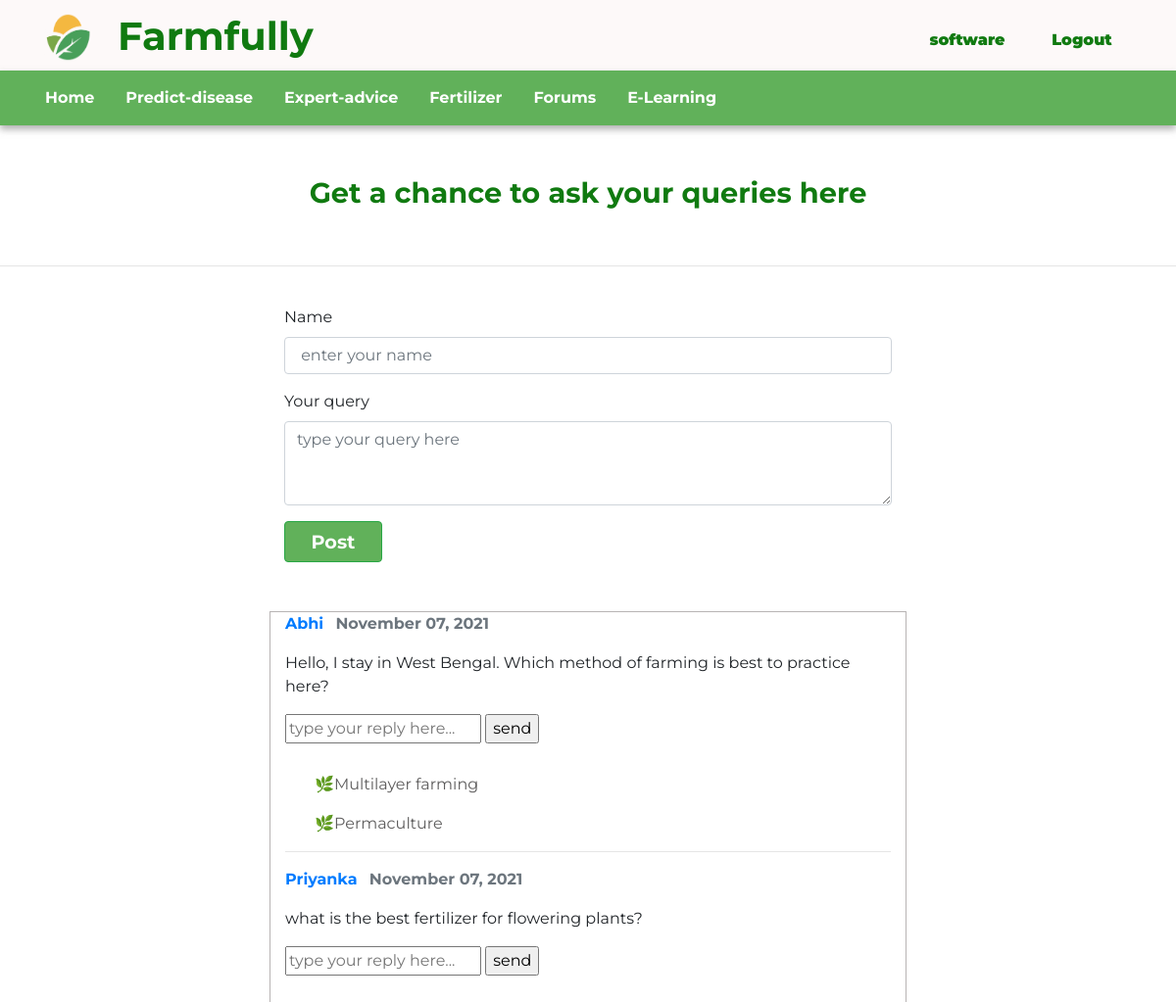
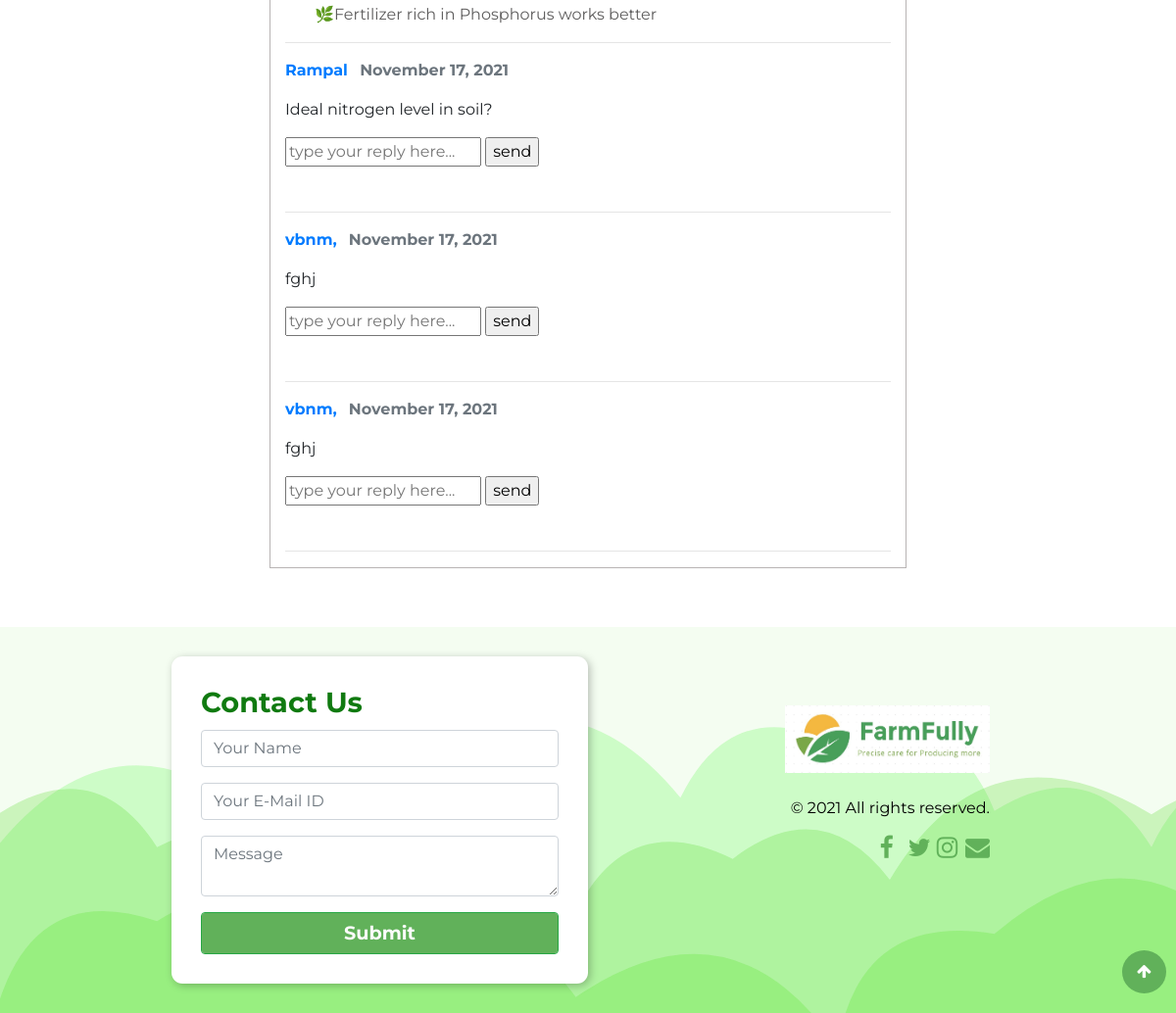
/forums/ (signed in), run on the app's committed database (2 pictures, top to bottom).
### interface/models.py (models this page shows)
class Forum_query(models.Model):
    username=models.CharField(max_length=50)
    query=models.TextField()
    date_posted=models.DateTimeField(default=timezone.now)
    query_id=models.TextField(default="0000000000")

class Reply(models.Model):
    reply=models.TextField()
    reply_id=models.TextField(default="0000000000")

### interface/views.py (the view, shortened to what this page needs)
# urls.py: path('forums/', views.forums,name='Forums'),
@login_required(login_url= 'login')
def forums(request):
    context={
        'queries' : Forum_query.objects.all() ,   #accessing all the queries from the database
        'replies':Reply.objects.all(),
        'title':'Forums'
    }
    return render(request, 'forum.html', context)

### interface/templates/forum.html (shortened to what this page needs)
{% extends 'layout.html' %}
{% load static %}
{% block body %}
<section>
	<h2 class="forum-head">Get a chance to ask your queries here</h2>
	<hr>
	<div class="container forum_body" style="margin-top: 40px;align-items: center;">
		<form action="" method="POST">
			<div class="form-group">
				<label for="name">Name</label>
				<input type="text" class="form-control" id="username" name="username" placeholder=" enter your name" required>
			</div>
			<div class="form-group">
				<label for="query">Your query</label>
				<textarea class="form-control" id="query" name="query" rows="3"
					placeholder="type your query here" required></textarea>
			</div>
			<button type="submit" class="btn btn-success">Post</button>
		</form>
	</div>
	<div class="container forum_body" style="margin-top: 50px;align-items: center;border: 1px solid rgb(184, 180, 180);">
		{% for q in queries %}
				<p><b><a class="mr-2" href="#">{{ q.username }}</a></b> <strong class="text-muted">{{ q.date_posted|date:"F d, Y" }}</strong> </p>
				<p>{{ q.query }}</p>
				<form action="" method="POST">
					<input type="text" name="reply" placeholder="type your reply here..." required>
					<input type="submit" value="send">
				</form>
				{% for r in replies %}
					{% if r.reply_id ==  q.query_id  %}
						<p class="reply_content">&#127807;{{ r.reply }}</p>
					{% endif %}
				{% endfor %}
				<hr>
		{% endfor %}
	</div>
</section>
</html>
{% endblock %}

### interface/templates/layout.html (shortened to what this page needs)
{% load static %}
<!DOCTYPE html>
<html lang="en">
<head>
    <link rel="stylesheet" href="https://stackpath.bootstrapcdn.com/bootstrap/4.3.1/css/bootstrap.min.css"
>
    <link rel="stylesheet" href="https://cdn.jsdelivr.net/npm/bootstrap@4.5.3/dist/css/bootstrap.min.css"
>
    <link href="https://maxcdn.bootstrapcdn.com/font-awesome/4.7.0/css/font-awesome.min.css" rel="stylesheet"
        type="text/css">
<body>
    <button onclick="topFunction()" id="myBtn" title="Go to top"><span class="fa fa-arrow-up"></span></button>
    <nav class="navbar  navbar-expand-lg container-fluid navbar-dark bg-dark fixed-top " id="navbar">
        <div class="container ">
            <a class="navbar-brand" href="{% url 'Farmfully-home' %}">
                <img src="{% static 'images/logo.png' %}" class="logo" alt="logo" align=left>
                <h1 class="logo-head" id="heading">Farmfully</h1>
            </a>
            {% if user.is_authenticated %}
            <ul class="navbar-nav nn ml-auto">
                <li class="nav-item active">
                    <a class="nav-link">
                        <button class="logged-nav" id="login" style=" pointer-events: none;">{{ user.username }}</button>
                    </a>
                </li>
                <li class="nav-item active">
                    <a class="nav-link" href="{% url 'logout' %}">
                             <button class="logged-nav" id="login" >Logout</button>
                    </a>
                </li>
            </ul>
            {% endif %}
        </div>
    </nav>
    <nav class="navbar navbar-expand-lg container-fluid navbar-dark bg-dark fixed-top nd" id="navbar2">
        <div class="container">
            <div class="collapse navbar-collapse " id="navbarResponsive">
                <ul class=" links navbar-nav mr-auto">
                    <li class="nav-item active">
                        <a class="nav-link" href="{% url 'Farmfully-home' %}">Home
                        </a>
                    </li>
                    <li>
                        <a class="nav-link" href="{% url 'Predict-Disease' %}">Predict-disease
                        </a>
                    </li>
                    <li>
                        <a class="nav-link" href="{% url 'expert-advice' %}">Expert-advice
                        </a>
                    </li>
                    <li>
                        <a class="nav-link" href="{% url 'Fertilizer' %}">Fertilizer
                        </a>
                    </li>
                    <li>
                        <a class="nav-link" href="{% url 'Forums' %}">Forums
                        </a>
                    </li>
                    <li>
                        <a class="nav-link" href="{% url 'E-learning' %}">E-Learning
                        </a>
                    </li>
                </ul>
            </div>
        </div>
    </nav>
    {% block body %} {% endblock %}
    <footer>
        <div class=" foot-container " id="footer-contact">
            <div class="foot">
                <div class="row">
                    <div class=" col-lg-6 contact">
                        <h2 class="contact-text">Contact Us
                        </h2><br>
                        <form action="..#footer-contact" method="post">
                            <div class="form-group">
                                <input class="form-control" id="name" type="text" name="name" placeholder="Your Name"
                                    required style="margin-top: 10px;">
                            </div>
                            <div class="form-group">
                                <input class="form-control" id="email" type="email" name="email"
                                    placeholder="Your E-Mail ID" required>
                            </div>
                            <div class="form-group">
                                <textarea class="form-control" id="message" name="message" placeholder="Message"
                                    required></textarea>
                            </div>
                            <input class="btn btn-success form-control" type="submit" value="Submit" />
                        </form>
                    </div>
                    <div class="col-lg-6 cright text-lg-right text-sm-left">
                        <a href="{% url 'Farmfully-home' %}"><img src="{% static 'images/footer.jpeg' %}"
                                style="width:209px;height:69px;" class="footer-logo" alt="logo"></a>
                        <p><br>&copy; 2021 All rights reserved.</p>
                        <div class="social">
                            <i class="social-icon fa fa-facebook-f"></i>
                            <i class="social-icon fa fa-twitter"></i>
                            <i class="social-icon fa fa-instagram"></i>
                            <i class="social-icon fa fa-envelope -o" ></i>
                        </div>
                    </div>
                </div>
            </div>
        </div>
    </footer>
</body>
</html>

### interface/templates/forum.html (style rules this page uses)
.forum-head { color:rgb(16, 122, 16); font-weight: bolder; font-size: 1.8em; padding:180px 100px 40px 100px; text-align:center; }
.foot-container { margin:10%; margin-bottom: 0%; margin-top: 60px; }
.forum_body { width: 650px; }
.reply_content { color:rgb(94, 93, 93); padding-left: 30px; }

### data on the page
Forum_query: username "Abhi", date_posted "November 07, 2021", query "Hello, I stay in West Bengal. Which method of farming is best to practice here?"
Reply: reply "Multilayer farming"
Reply: reply "Permaculture"
Forum_query: username "Priyanka", date_posted "November 07, 2021", query "what is the best fertilizer for flowering plants?"
Reply: reply "Fertilizer rich in Phosphorus works better"
Forum_query: username "Rampal", date_posted "November 17, 2021", query "Ideal nitrogen level in soil?"
Forum_query: username "vbnm,", date_posted "November 17, 2021", query "fghj"
Forum_query: username "vbnm,", date_posted "November 17, 2021", query "fghj"

### other printed values
{{ user.username }} "software"
